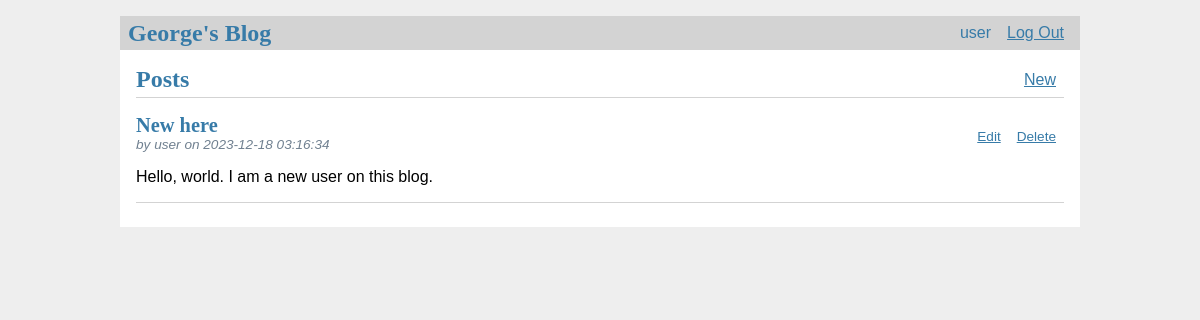
Page /dashboard (signed in) on the committed database.
### tables this page shows
CREATE TABLE user (
  id INTEGER PRIMARY KEY AUTOINCREMENT,
  username TEXT UNIQUE NOT NULL,
  password TEXT NOT NULL
);

CREATE TABLE post (
  id INTEGER PRIMARY KEY AUTOINCREMENT,
  author_id INTEGER NOT NULL,
  created TIMESTAMP NOT NULL DEFAULT CURRENT_TIMESTAMP,
  title TEXT NOT NULL,
  body TEXT NOT NULL,
  FOREIGN KEY (author_id) REFERENCES user (id)
);

### final.py (the view)
@app.route('/dashboard', methods=('GET', 'POST'))
@login_required
def dashboard():
    db = get_db()
    posts = db.execute(
        'SELECT p.id, title, body, created, author_id, username'
        ' FROM post p JOIN user u ON p.author_id = u.id'
        ' ORDER BY created DESC'
    ).fetchall()
    return render_template('blog/dashboard.html', posts=posts)

### final.py (called while the page is built)
def get_db():
    if 'db' not in g:
        g.db = sqlite3.connect(DATABASE)
        g.db.row_factory = sqlite3.Row
    return g.db

@app.teardown_appcontext
def close_connection(exception):
    db = getattr(g, '_database', None)
    if db is not None:
        db.close()

@app.before_request
def load_logged_in_user():
    user_id = session.get('user_id')
    if user_id is None:
        g.user = None
    else:
        g.user = get_db().execute(
            'SELECT * FROM user WHERE id = ?', (user_id,)
        ).fetchone()

def login_required(view):
    @functools.wraps(view)
    def wrapped_view(**kwargs):
        if g.user is None:
            return redirect(url_for('login'))
        return view(**kwargs)
    return wrapped_view

### templates/blog/dashboard.html
{% extends 'base.html' %}
{% block header %}
  <h1>{% block title %}Posts{% endblock %}</h1>
  {% if g.user %}
    <a class="action" href="{{ url_for('create') }}">New</a>
  {% endif %}
{% endblock %}
{% block content %}
  {% for post in posts %}
    <article class="post">
      {% if g.user['id'] == post['author_id'] %}
      <header>
        <div>
          <h1>{{ post['title'] }}</h1>
          <div class="about">by {{ post['username'] }} on {{ post['created'] }}</div>
        </div>
          <a class="action" href="{{ url_for('update', id=post['id']) }}">Edit</a>
          <a class="action" href="{{ url_for('delete', id=post['id']) }}">Delete</a>
      </header>
      <p class="body">{{ post['body'] }}</p>
    </article>
    {% if not loop.last %}
      <hr>
    {% endif %}
  {% endif %}
  {% endfor %}
{% endblock %}

### templates/base.html (shortened to what this page needs)
<!doctype html>
<link rel="stylesheet" href="{{ url_for('static', filename='style.css') }}">
<nav>
  <h1>George's Blog</h1>
  <ul>
    {% if g.user %}
      <li><a href="{{ url_for('dashboard') }}" style="text-decoration:none;">{{ g.user['username'] }}</a>
      <li><a href="{{ url_for('logout') }}">Log Out</a>
    {% else %}
      <li><a href="{{ url_for('register') }}">Register</a>
      <li><a href="{{ url_for('login') }}">Log In</a>
    {% endif %}
  </ul>
</nav>
<section class="content">
  <header>
    {% block header %}{% endblock %}
  </header>
  {% block content %}{% endblock %}
</section>

### static/style.css (style rules this page uses)
h1 { font-family: serif; color: #377ba8; margin: 1rem 0; }
a { color: #377ba8; }
hr { border: none; border-top: 1px solid lightgray; }
nav { background: lightgray; display: flex; align-items: center; padding: 0 0.5rem; }
nav h1 { flex: auto; margin: 0; }
nav ul { display: flex; list-style: none; margin: 0; padding: 0; }
nav ul li a, nav ul li span, header .action { display: block; padding: 0.5rem; }
.content { padding: 0 1rem 1rem; }
.content > header { border-bottom: 1px solid lightgray; display: flex; align-items: flex-end; }
.content > header h1 { flex: auto; margin: 1rem 0 0.25rem 0; }
.post > header { display: flex; align-items: flex-end; font-size: 0.85em; }
.post > header > div:first-of-type { flex: auto; }
.post > header h1 { font-size: 1.5em; margin-bottom: 0; }
.post .about { color: slategray; font-style: italic; }
.post .body { white-space: pre-line; }
.content:last-child { margin-bottom: 0; }

### rows in the picture
user: user.username "user"
post: title "New here", username "user", created "2023-12-18 03:16:34", body "Hello, world. I am a new user on this blog."
